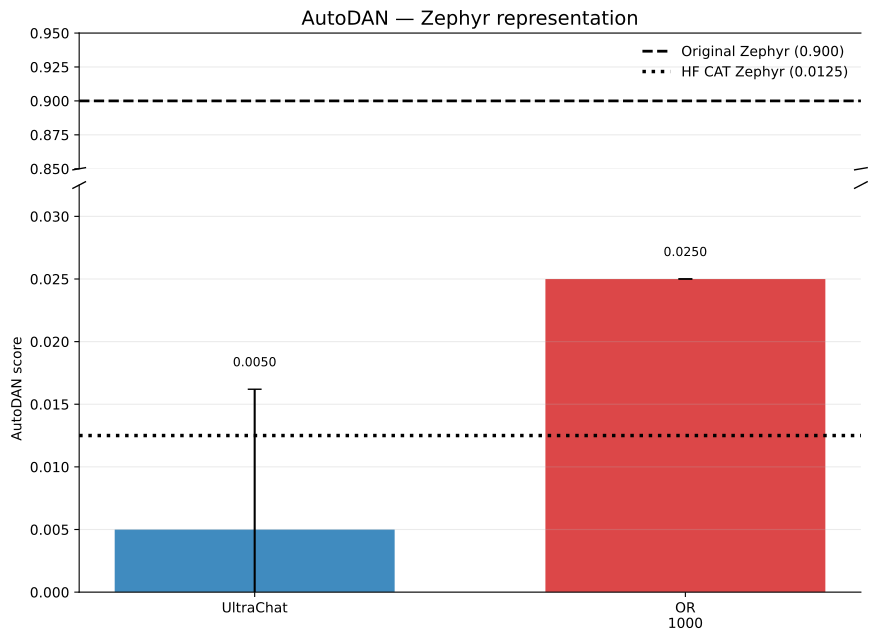

The script that drew this image:
import numpy as np
import matplotlib.pyplot as plt

from pathlib import Path
from matplotlib.backends.backend_pdf import PdfPages


# ============================================================
# Configuration
# ============================================================

MODEL_NAME = "Zephyr"
METRIC_NAME = "AutoDAN"

rows = [
    "only UltraChat",
    "OR (1000)",
]

# Same colors across ALL experiments/scripts
colors = {
    "only UltraChat":      "C0",
    "OR (100)":            "C1",
    "OR (500)":            "C2",
    "OR (1000)":           "C3",
    "trimmed OR (1000)":   "C4",
    "OR (3000)":           "C5",
}

labels = {
    "only UltraChat":      "UltraChat",
    "OR (100)":            "OR\n100",
    "OR (500)":            "OR\n500",
    "OR (1000)":           "OR\n1000",
    "trimmed OR (1000)":   "Trimmed OR\n1000",
    "OR (3000)":           "OR\n3000",
}


# ============================================================
# Data
# All values are directly stored on the 0-1 scale.
# ============================================================

github = {
    "only UltraChat": (0.0050, 0.0112),
    "OR (1000)":      (0.0250, None),
}

references = {
    "Original Zephyr": 0.9000,
    "HuggingFace CAT Zephyr": 0.0125,
}


eps = np.array([0.05, 0.10, 0.20, 0.40])

relative = {
    "only UltraChat": {
        "y":   [0.0167, 0.0250, 0.0083, 0.0000],
        "err": [0.0144, 0.0000, 0.0144, 0.0000],
    },

    "OR (1000)": {
        "y":   [0.0750, 0.0250, 0.0000, 0.0000],
        "err": [None, None, None, None],
    },
}


# ============================================================
# Helpers
# ============================================================

def clean_axis(ax):
    ax.grid(axis="y", alpha=0.25)
    ax.spines["right"].set_visible(False)


def add_break_marks(ax_top, ax_bottom):
    d = 0.008

    kwargs = dict(
        color="black",
        clip_on=False,
        linewidth=1,
    )

    ax_top.plot(
        (-d, +d),
        (-d, +d),
        transform=ax_top.transAxes,
        **kwargs,
    )
    ax_top.plot(
        (1 - d, 1 + d),
        (-d, +d),
        transform=ax_top.transAxes,
        **kwargs,
    )

    ax_bottom.plot(
        (-d, +d),
        (1 - d, 1 + d),
        transform=ax_bottom.transAxes,
        **kwargs,
    )
    ax_bottom.plot(
        (1 - d, 1 + d),
        (1 - d, 1 + d),
        transform=ax_bottom.transAxes,
        **kwargs,
    )


# ============================================================
# Representation — broken y-axis
# ============================================================

def plot_representation():

    available_rows = [
        row for row in rows
        if github.get(row) is not None
    ]

    x = np.arange(len(available_rows))

    values = np.array([
        github[row][0]
        for row in available_rows
    ])

    errors = np.array([
        github[row][1]
        if github[row][1] is not None
        else 0
        for row in available_rows
    ])

    low_reference = references[
        "HuggingFace CAT Zephyr"
    ]

    high_reference = references[
        "Original Zephyr"
    ]

    experimental_max = np.max(
        values + errors
    )

    lower_max = max(
        experimental_max,
        low_reference,
        0.01,
    )

    lower_max *= 1.30

    # --------------------------------------------------------
    # Figure
    # --------------------------------------------------------

    fig, (ax_top, ax_bottom) = plt.subplots(
        2,
        1,
        sharex=True,
        figsize=(9, 7),
        gridspec_kw={
            "height_ratios": [1, 3],
            "hspace": 0.06,
        },
    )

    bar_colors = [
        colors[row]
        for row in available_rows
    ]

    for ax in (ax_top, ax_bottom):

        ax.bar(
            x,
            values,
            yerr=errors,
            capsize=5,
            width=0.65,
            color=bar_colors,
            alpha=0.85,
        )

        ax.axhline(
            high_reference,
            color="black",
            linestyle="--",
            linewidth=2,
            label=(
                f"Original Zephyr "
                f"({high_reference:.3f})"
            ),
        )

        ax.axhline(
            low_reference,
            color="black",
            linestyle=":",
            linewidth=2.5,
            label=(
                f"HF CAT Zephyr "
                f"({low_reference:.4f})"
            ),
        )

    # --------------------------------------------------------
    # Limits
    # --------------------------------------------------------

    ax_bottom.set_ylim(
        0,
        lower_max,
    )

    ax_top.set_ylim(
        0.85,
        0.95,
    )

    # --------------------------------------------------------
    # Broken-axis styling
    # --------------------------------------------------------

    ax_top.spines["bottom"].set_visible(False)
    ax_bottom.spines["top"].set_visible(False)

    ax_top.tick_params(
        bottom=False,
        labelbottom=False,
    )

    add_break_marks(
        ax_top,
        ax_bottom,
    )

    # --------------------------------------------------------
    # Labels
    # --------------------------------------------------------

    ax_bottom.set_xticks(x)

    ax_bottom.set_xticklabels([
        labels[row]
        for row in available_rows
    ])

    ax_bottom.set_ylabel(
        f"{METRIC_NAME} score"
    )

    for x_i, value, error in zip(
        x,
        values,
        errors,
    ):
        ax_bottom.text(
            x_i,
            value + error + lower_max * 0.05,
            f"{value:.4f}",
            ha="center",
            va="bottom",
            fontsize=9,
        )

    ax_top.set_title(
        f"{METRIC_NAME} — {MODEL_NAME} representation",
        fontsize=14,
    )

    clean_axis(ax_top)
    clean_axis(ax_bottom)

    ax_top.legend(
        frameon=False,
        loc="upper right",
    )

    fig.subplots_adjust(
        left=0.10,
        right=0.97,
        bottom=0.12,
        top=0.92,
    )

    return fig


# ============================================================
# Relative LR — zoomed linear axis
# ============================================================

def plot_relative_lr():

    fig, ax = plt.subplots(figsize=(9, 6))

    upper_values = []

    for row in rows:

        y_raw = relative[row]["y"]
        err_raw = relative[row]["err"]

        y = np.array([
            np.nan if value is None else value
            for value in y_raw
        ])

        if np.all(np.isnan(y)):
            continue

        ax.plot(
            eps,
            y,
            marker="o",
            markersize=7,
            linewidth=2,
            color=colors[row],
            label=row,
        )

        for x_i, y_i, err_i in zip(
            eps,
            y_raw,
            err_raw,
        ):
            if y_i is None:
                continue

            error = 0 if err_i is None else err_i

            upper_values.append(
                y_i + error
            )

            if err_i is not None:
                ax.errorbar(
                    x_i,
                    y_i,
                    yerr=err_i,
                    fmt="none",
                    capsize=4,
                    color=colors[row],
                )

    # --------------------------------------------------------
    # Dynamic y-axis
    # --------------------------------------------------------

    data_max = max(upper_values)

    y_max = max(
        data_max * 1.15,
        0.01,
    )

    ax.set_ylim(
        0,
        y_max,
    )

    # --------------------------------------------------------
    # Labels
    # --------------------------------------------------------

    ax.set_xlabel(
        r"Self $\epsilon$ (relative lr)"
    )

    ax.set_ylabel(
        f"{METRIC_NAME} score"
    )

    ax.set_xticks(eps)

    ax.set_xticklabels([
        "0.05",
        "0.10",
        "0.20",
        "0.40",
    ])

    ax.set_title(
        f"{METRIC_NAME} — {MODEL_NAME} relative learning rate",
        fontsize=14,
    )

    clean_axis(ax)
    ax.spines["top"].set_visible(False)

    ax.legend(
        frameon=False,
    )

    fig.tight_layout()

    return fig


# ============================================================
# Generate
# ============================================================

figures = [
    plot_representation(),
    plot_relative_lr(),
]


# ============================================================
# Save to ONE multipage PDF
# ============================================================

script_path = Path(__file__).resolve()
pdf_path = script_path.with_suffix(".pdf")

with PdfPages(pdf_path) as pdf:
    for fig in figures:
        pdf.savefig(
            fig,
            bbox_inches="tight",
        )

print(
    f"Saved {len(figures)} figures to:\n"
    f"{pdf_path}"
)

plt.show()
